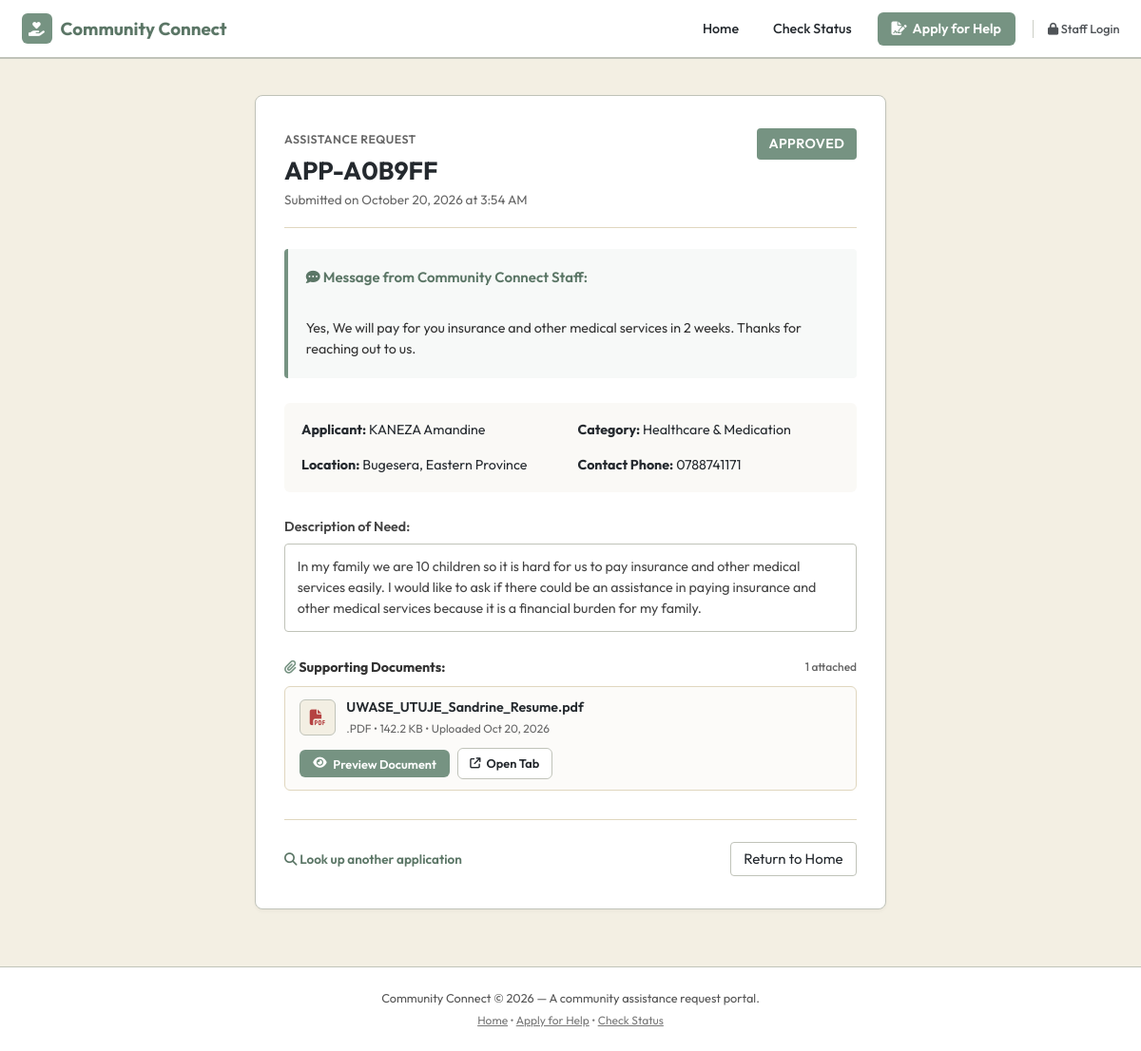
Page /status/?reference=APP-A0B9FF&token=92e8cfe09f3d42fd801a8cb72de21e15 on the committed database.
### apps/applications/models.py (models this page shows, shortened)
class Application(models.Model):
    class Status(models.TextChoices):
        PENDING = 'PENDING', 'Pending'
        UNDER_REVIEW = 'UNDER_REVIEW', 'Under Review'
        NEEDS_INFORMATION = 'NEEDS_INFORMATION', 'Needs Information'
        APPROVED = 'APPROVED', 'Approved'
        REJECTED = 'REJECTED', 'Rejected'
    VALID_TRANSITIONS = {
        Status.PENDING: [Status.UNDER_REVIEW, Status.NEEDS_INFORMATION, Status.APPROVED, Status.REJECTED],
        Status.UNDER_REVIEW: [Status.NEEDS_INFORMATION, Status.APPROVED, Status.REJECTED],
        Status.NEEDS_INFORMATION: [Status.UNDER_REVIEW, Status.APPROVED, Status.REJECTED],
        Status.APPROVED: [Status.UNDER_REVIEW],
        Status.REJECTED: [Status.UNDER_REVIEW],
    }
    reference = models.CharField(max_length=20, unique=True, default=generate_reference, editable=False)
    access_token = models.CharField(max_length=64, default=generate_access_token, editable=False, db_index=True)
    full_name = models.CharField(max_length=200)
    phone = models.CharField(max_length=30)
    email = models.EmailField(blank=True, default='')
    location = models.CharField(max_length=100, help_text="District, town, or neighborhood")
    category = models.ForeignKey(AssistanceCategory, on_delete=models.PROTECT, related_name='applications')
    description = models.TextField(help_text="Detailed description of the required assistance")
    status = models.CharField(max_length=20, choices=Status.choices, default=Status.PENDING, db_index=True)
    citizen_response = models.TextField(
        blank=True, default='',
        help_text="Official response or request for more information visible to citizen"
    )
    internal_notes = models.TextField(
        blank=True, default='',
        help_text="Private internal administrator notes not visible to citizen"
    )
    reviewed_by = models.ForeignKey(User, on_delete=models.SET_NULL, null=True, blank=True, related_name='reviewed_applications')
    created_at = models.DateTimeField(auto_now_add=True, db_index=True)
    updated_at = models.DateTimeField(auto_now=True)
    class Meta:
        ordering = ['-created_at']

class AssistanceCategory(models.Model):
    name = models.CharField(max_length=100, unique=True)
    description = models.TextField(blank=True, default='')
    is_active = models.BooleanField(default=True)
    created_at = models.DateTimeField(auto_now_add=True)
    class Meta:
        ordering = ['name']
        verbose_name_plural = 'Assistance Categories'

class ApplicationDocument(models.Model):
    class OrganizationStatus(models.TextChoices):
        UNORGANIZED = 'UNORGANIZED', 'Unorganized'
        ORGANIZED = 'ORGANIZED', 'Organized'
        FAILED = 'FAILED', 'Failed'
        SKIPPED = 'SKIPPED', 'Skipped'
    application = models.ForeignKey(Application, on_delete=models.CASCADE, related_name='documents')
    file = models.FileField(upload_to=_document_upload_path)
    original_filename = models.CharField(max_length=255)
    file_size = models.PositiveIntegerField(default=0)
    file_extension = models.CharField(max_length=20, blank=True, default='')
    organization_status = models.CharField(
        max_length=20, choices=OrganizationStatus.choices, default=OrganizationStatus.UNORGANIZED
    )
    organized_category = models.CharField(max_length=100, blank=True, default='')
    organized_path = models.CharField(max_length=500, blank=True, default='')
    uploaded_at = models.DateTimeField(auto_now_add=True)
    class Meta:
        ordering = ['-uploaded_at']

### apps/applications/views.py (the view, shortened to what this page needs)
# urls.py: path('status/', views.application_status, name='status'),
def application_status(request):
    ref_param = request.GET.get('reference', '').strip().upper()
    token_param = request.GET.get('token', '').strip().lower()
    app = None
    error = None
    if ref_param and token_param:
        try:
            app = Application.objects.select_related('category').prefetch_related('documents').get(
                reference=ref_param,
                access_token=token_param
            )
        except Application.DoesNotExist:
            error = "No application found matching that reference and security token. Please verify and try again."
    form = StatusLookupForm(initial={'reference': ref_param, 'access_token': token_param} if not app else None)
    return render(request, 'applications/status.html', {
        'form': form,
        'application': app,
        'error': error,
    })

### templates/applications/status.html (shortened to what this page needs)
{% extends 'base.html' %}
{% block content %}
<div class="container-narrow">
  {% if application %}
    <div style="background-color: #ffffff; border: 1px solid var(--gray-green); border-radius: 8px; padding: 2.25rem 2rem; box-shadow: 0 2px 4px rgba(0,0,0,0.04); margin-bottom: 2rem;">
      <div style="display: flex; justify-content: space-between; align-items: flex-start; border-bottom: 1px solid var(--beige); padding-bottom: 1.25rem; margin-bottom: 1.5rem;">
        <div>
          <span style="font-size: 0.82rem; text-transform: uppercase; letter-spacing: 0.5px; color: #666; font-weight: 600;">
            Assistance Request
          </span>
          <h1 style="font-size: 1.75rem; font-weight: 700; color: #24292e; margin-top: 0.2rem;" id="app_ref_heading">
            {{ application.reference }}
          </h1>
          <p style="font-size: 0.9rem; color: #666;">
            Submitted on {{ application.created_at|date:"F d, Y \a\t g:i A" }}
          </p>
        </div>
        <div>
          <span class="badge-status badge-{{ application.status }}" style="font-size: 0.95rem; padding: 0.4rem 0.85rem;" id="app_status_badge">
            {{ application.get_status_display }}
          </span>
        </div>
      </div>
      {% if application.citizen_response %}
      <div style="background-color: #f7f9f8; border-left: 4px solid var(--green); border-radius: 4px; padding: 1.25rem; margin-bottom: 1.75rem;">
        <h3 style="font-size: 1rem; font-weight: 600; color: var(--green-dark); margin-bottom: 0.5rem;">
          <i class="fa-solid fa-comment-dots"></i> Message from Community Connect Staff:
        </h3>
        <p style="font-size: 0.95rem; line-height: 1.6; color: #333333; white-space: pre-line;">
          {{ application.citizen_response }}
        </p>
      </div>
      {% elif application.status == 'PENDING' %}
      <div style="background-color: var(--off-white); border-left: 4px solid var(--gray-green); border-radius: 4px; padding: 1rem; margin-bottom: 1.75rem; font-size: 0.95rem; color: #555;">
        <i class="fa-solid fa-clock"></i> Your application is in the queue and will be reviewed shortly by our staff.
      </div>
      {% endif %}
      <div style="display: grid; grid-template-columns: 1fr 1fr; gap: 1rem; font-size: 0.95rem; margin-bottom: 1.75rem; background-color: #faf9f6; padding: 1.2rem; border-radius: 6px;">
        <div><strong>Applicant:</strong> {{ application.full_name }}</div>
        <div><strong>Category:</strong> {{ application.category.name }}</div>
        <div><strong>Location:</strong> {{ application.location }}</div>
        <div><strong>Contact Phone:</strong> {{ application.phone }}</div>
      </div>
      <div style="margin-bottom: 1.75rem;">
        <h4 style="font-size: 0.95rem; font-weight: 600; color: #444; margin-bottom: 0.4rem;">Description of Need:</h4>
        <p style="font-size: 0.95rem; color: #444; line-height: 1.55; background-color: #ffffff; border: 1px solid var(--gray-green); padding: 0.85rem; border-radius: 4px;">
          {{ application.description }}
        </p>
      </div>
      <div style="margin-top: 1.5rem;">
        <h4 style="font-size: 0.95rem; font-weight: 700; color: #333; margin-bottom: 0.6rem; display: flex; align-items: center; justify-content: space-between;">
          <span>
            <i class="fa-solid fa-paperclip" style="color: var(--green);"></i> Supporting Documents:
          </span>
          <span style="font-size: 0.8rem; font-weight: 500; color: #666;">
            {{ application.documents.all|length }} attached
          </span>
        </h4>
        {% if application.documents.all %}
          <div style="display: flex; flex-direction: column; gap: 0.6rem;">
            {% for doc in application.documents.all %}
              <div style="background-color: #fcfbf9; border: 1px solid var(--beige); border-radius: 6px; padding: 0.75rem 1rem; display: flex; justify-content: space-between; align-items: center; flex-wrap: wrap; gap: 0.75rem;">
                <div style="display: flex; align-items: center; gap: 0.75rem; min-width: 220px;">
                  <div style="width: 38px; height: 38px; border-radius: 6px; background-color: var(--off-white); border: 1px solid var(--gray-green); display: flex; align-items: center; justify-content: center; font-size: 1.1rem; flex-shrink: 0;">
                    {% if doc.file_extension|lower == '.pdf' %}
                      <i class="fa-solid fa-file-pdf" style="color: #b54242;"></i>
                    {% elif doc.file_extension|lower in '.png,.jpg,.jpeg,.webp,.gif' %}
                      <i class="fa-solid fa-file-image" style="color: var(--green);"></i>
                    {% else %}
                      <i class="fa-solid fa-file-lines" style="color: var(--green-dark);"></i>
                    {% endif %}
                  </div>
                  <div>
                    <div style="font-weight: 600; font-size: 0.95rem; color: #24292e; word-break: break-all;">
                      {{ doc.original_filename }}
                    </div>
                    <div style="color: #666; font-size: 0.8rem; margin-top: 0.15rem;">
                      {{ doc.file_extension|upper }} &bull; {{ doc.file_size|filesizeformat }} &bull; Uploaded {{ doc.uploaded_at|date:"M d, Y" }}
                    </div>
                  </div>
                </div>
                <div style="display: flex; align-items: center; gap: 0.5rem; flex-wrap: wrap;">
                  <button type="button"
                          onclick="openDocPreview('preview_modal_{{ doc.id }}')"
                          class="nav-link-btn"
                          id="preview_doc_btn_{{ doc.id }}"
                          style="background-color: var(--green); padding: 0.45rem 0.95rem; font-size: 0.85rem; border: none; cursor: pointer; display: inline-flex; align-items: center; gap: 0.45rem; font-family: 'Outfit', sans-serif !important;">
                    <i class="fa-solid fa-eye"></i> Preview Document
                  </button>
                  <a href="{% url 'applications:document_preview' doc.id %}?token={{ application.access_token }}"
                     target="_blank"
                     rel="noopener noreferrer"
                     class="nav-link-item"
                     id="open_tab_btn_{{ doc.id }}"
                     title="Open full document in a separate browser tab to verify all details"
                     style="border: 1px solid var(--gray-green); background-color: #ffffff; padding: 0.4rem 0.85rem; border-radius: 6px; font-size: 0.85rem; display: inline-flex; align-items: center; gap: 0.4rem; color: var(--dark-text); font-weight: 600; font-family: 'Outfit', sans-serif !important;">
                    <i class="fa-solid fa-arrow-up-right-from-square" style="font-size: 0.75rem;"></i> Open Tab
                  </a>
                </div>
              </div>
            {% endfor %}
          </div>
        {% else %}
          <p style="font-size: 0.9rem; color: #777;">No documents uploaded with this application.</p>
        {% endif %}
      </div>
      <div style="border-top: 1px solid var(--beige); padding-top: 1.5rem; margin-top: 2rem; display: flex; justify-content: space-between; align-items: center;">
        <a href="{% url 'applications:status' %}" style="color: var(--green-dark); font-size: 0.9rem; font-weight: 600;">
          <i class="fa-solid fa-magnifying-glass"></i> Look up another application
        </a>
        <a href="{% url 'applications:landing' %}" class="nav-link-item" style="border: 1px solid var(--gray-green); border-radius: 4px; padding: 0.4rem 0.9rem;">
          Return to Home
        </a>
      </div>
    </div>
  {% endif %}
</div>
{% endblock %}

### static/css/main.css (style rules this page uses)
*, *::before, *::after { box-sizing: border-box; margin: 0; padding: 0; }
:root { --green: #769382; --green-dark: #5c7566; --green-light:#94aca0; --beige: #E0D7BF; --gray-green: #C0C3B9; --off-white: #F3EFE3; --white: #ffffff; --text: #2d2d2d; --text-muted: #6b7280; --text-light: #9ca3af; --border: #C0C3B9; --danger: #b54242; --danger-bg: #fef0f0; --warning: #8a6e1e; --warning-bg: #fef9ec; --success: #3a7a5a; --success-bg: #f0faf4; --info: #2e6088; --info-bg: #eff6ff; --shadow-sm: 0 1px 3px rgba(0,0,0,.08); --shadow: 0 2px 8px rgba(0,0,0,.10); --radius: 8px; --radius-sm: 5px; --sidebar-w: 230px; }
html { font-size: 15px; }
body, button, input, select, textarea, optgroup, table, th, td, h1, h2, h3, h4, h5, h6, p, label, a { font-family: 'Outfit', system-ui, sans-serif !important; }
body { background: var(--off-white); color: var(--text); line-height: 1.55; }
.fa, .fas, .fa-solid { font-family: "Font Awesome 6 Free" !important; font-weight: 900 !important; font-style: normal !important; display: inline-block; }
.fa::before, .fas::before, .fa-solid::before, .far::before, .fa-regular::before, .fab::before, .fa-brands::before, [class*="fa-"]::before { font-family: inherit !important; font-style: normal !important; }
::placeholder { color: var(--text-light); font-weight: 400; opacity: 1; }
.badge-status { display: inline-block; padding: 2px 9px; border-radius: 20px; font-size: .72rem; font-weight: 600; }

### static/css/custom.css (style rules this page uses)
:root { --green: #769382; --green-dark: #5a7465; --green-light: #8ca697; --beige: #E0D7BF; --beige-dark: #c7bda2; --gray-green: #C0C3B9; --gray-green-dark: #9da097; --off-white: #F3EFE3; --white: #ffffff; --dark-text: #24292e; --muted-text: #606770; --danger: #b54242; --danger-light: #fae8e8; --success: #2d6a4f; --success-light: #eaf4ee; --font-family: 'Outfit', -apple-system, BlinkMacSystemFont, "Segoe UI", Roboto, sans-serif; --radius: 6px; --radius-sm: 4px; }
*, *::before, *::after { box-sizing: border-box; }
body, button, input, select, textarea, optgroup, .btn, .nav-link-btn, .nav-link-admin, .nav-link-item, h1, h2, h3, h4, h5, h6, p, label, table, th, td, a { font-family: var(--font-family) !important; }
body { background-color: var(--off-white) !important; color: var(--dark-text) !important; margin: 0; line-height: 1.5; }
.fa, .fas, .fa-solid { font-family: "Font Awesome 6 Free" !important; font-weight: 900 !important; font-style: normal !important; display: inline-block; }
.fa::before, .fas::before, .fa-solid::before, .far::before, .fa-regular::before, .fab::before, .fa-brands::before, [class*="fa-"]::before { font-family: inherit !important; font-style: normal !important; }

### templates/base.html (style rules this page uses)
:root { --green: #769382; --green-dark: #5b7666; --beige: #E0D7BF; --gray-green: #C0C3B9; --off-white: #F3EFE3; --dark-text: #24292e; --white: #ffffff; }
body, button, input, select, textarea, optgroup, .btn, .nav-link-btn, .nav-link-admin, .nav-link-item, h1, h2, h3, h4, h5, h6, p, a, label, table, th, td { font-family: 'Outfit', sans-serif; }
button, input[type="submit"], input[type="button"], input[type="reset"], .btn, .nav-link-btn, .nav-link-admin, .nav-link-item { font-family: 'Outfit', sans-serif !important; }
.fa, .fas, .fa-solid { font-family: "Font Awesome 6 Free" !important; font-weight: 900 !important; font-style: normal !important; display: inline-block; }
.fa::before, .fas::before, .fa-solid::before, .far::before, .fa-regular::before, .fab::before, .fa-brands::before, [class*="fa-"]::before { font-family: inherit !important; font-style: normal !important; }
body { background-color: var(--off-white); color: var(--dark-text); margin: 0; padding: 0; }
a { text-decoration: none; color: inherit; }
.nav-link-item { color: var(--dark-text); padding: 0.4rem 0.6rem; border-radius: 4px; transition: background-color 0.15s ease; }
.nav-link-btn { font-family: 'Outfit', sans-serif !important; background-color: var(--green); color: var(--white) !important; padding: 0.45rem 1rem; border-radius: 6px; font-weight: 600; display: inline-flex; align-items: center; gap: 0.4rem; }
.container-narrow { max-width: 700px; margin: 2.5rem auto; padding: 0 1.2rem; }
.badge-status { display: inline-block; padding: 0.25rem 0.65rem; border-radius: 4px; font-size: 0.8rem; font-weight: 600; text-transform: uppercase; letter-spacing: 0.4px; }
.badge-APPROVED { background-color: var(--green); color: var(--white); }

### rows in the picture
Application: reference "APP-A0B9FF", created_at "October 20, 2026 at 3:54 AM", status "APPROVED", citizen_response "Yes, We will pay for you insurance and other medical services in 2 weeks. Thanks for reaching out to us.", full_name "KANEZA Amandine", category.name "Healthcare & Medication", location "Bugesera, Eastern Province", phone "0788741171", description "In my family we are 10 children so it is hard for us to pay insurance and other medical services easily. I would like to ask if there could be an assistance in paying insurance and other medical services because it is a financial burden for my family.", documents.all|length "1"
ApplicationDocument: original_filename "UWASE_UTUJE_Sandrine_Resume.pdf", file_extension ".PDF", file_size|filesizeformat "142.2 KB", uploaded_at "Oct 20, 2026"
